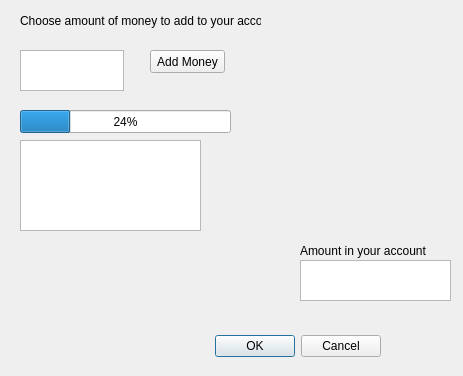
<?xml version="1.0" encoding="UTF-8"?>
<ui version="4.0">
 <class>Dialog</class>
 <widget class="QDialog" name="Dialog">
  <property name="geometry">
   <rect>
    <x>0</x>
    <y>0</y>
    <width>463</width>
    <height>376</height>
   </rect>
  </property>
  <property name="windowTitle">
   <string>Dialog</string>
  </property>
  <widget class="QDialogButtonBox" name="buttonBox">
   <property name="geometry">
    <rect>
     <x>40</x>
     <y>330</y>
     <width>341</width>
     <height>32</height>
    </rect>
   </property>
   <property name="orientation">
    <enum>Qt::Horizontal</enum>
   </property>
   <property name="standardButtons">
    <set>QDialogButtonBox::Cancel|QDialogButtonBox::Ok</set>
   </property>
  </widget>
  <widget class="QPlainTextEdit" name="amountEdit">
   <property name="geometry">
    <rect>
     <x>20</x>
     <y>50</y>
     <width>104</width>
     <height>41</height>
    </rect>
   </property>
  </widget>
  <widget class="QLabel" name="Instruction">
   <property name="geometry">
    <rect>
     <x>20</x>
     <y>10</y>
     <width>241</width>
     <height>21</height>
    </rect>
   </property>
   <property name="text">
    <string>Choose amount of money to add to your account</string>
   </property>
  </widget>
  <widget class="QProgressBar" name="progressBar">
   <property name="geometry">
    <rect>
     <x>20</x>
     <y>110</y>
     <width>211</width>
     <height>23</height>
    </rect>
   </property>
   <property name="value">
    <number>24</number>
   </property>
  </widget>
  <widget class="QPushButton" name="addMoeny">
   <property name="geometry">
    <rect>
     <x>150</x>
     <y>50</y>
     <width>75</width>
     <height>23</height>
    </rect>
   </property>
   <property name="text">
    <string>Add Money</string>
   </property>
  </widget>
  <widget class="QTextEdit" name="totalAmount">
   <property name="geometry">
    <rect>
     <x>300</x>
     <y>260</y>
     <width>151</width>
     <height>41</height>
    </rect>
   </property>
  </widget>
  <widget class="QLabel" name="label">
   <property name="geometry">
    <rect>
     <x>300</x>
     <y>240</y>
     <width>141</width>
     <height>21</height>
    </rect>
   </property>
   <property name="text">
    <string>Amount in your account</string>
   </property>
  </widget>
  <widget class="QTextEdit" name="progressText">
   <property name="geometry">
    <rect>
     <x>20</x>
     <y>140</y>
     <width>181</width>
     <height>91</height>
    </rect>
   </property>
  </widget>
 </widget>
 <resources/>
 <connections>
  <connection>
   <sender>buttonBox</sender>
   <signal>accepted()</signal>
   <receiver>Dialog</receiver>
   <slot>accept()</slot>
   <hints>
    <hint type="sourcelabel">
     <x>248</x>
     <y>254</y>
    </hint>
    <hint type="destinationlabel">
     <x>157</x>
     <y>274</y>
    </hint>
   </hints>
  </connection>
  <connection>
   <sender>buttonBox</sender>
   <signal>rejected()</signal>
   <receiver>Dialog</receiver>
   <slot>reject()</slot>
   <hints>
    <hint type="sourcelabel">
     <x>316</x>
     <y>260</y>
    </hint>
    <hint type="destinationlabel">
     <x>286</x>
     <y>274</y>
    </hint>
   </hints>
  </connection>
 </connections>
</ui>
